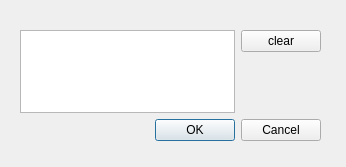
<?xml version="1.0" encoding="UTF-8"?>
<ui version="4.0">
 <class>Dialog</class>
 <widget class="QDialog" name="Dialog">
  <property name="geometry">
   <rect>
    <x>0</x>
    <y>0</y>
    <width>346</width>
    <height>167</height>
   </rect>
  </property>
  <property name="windowTitle">
   <string>Dialog</string>
  </property>
  <property name="windowIcon">
   <iconset resource="../icons.qrc">
    <normaloff>:/database/resources/notas.svg</normaloff>:/database/resources/notas.svg</iconset>
  </property>
  <widget class="QWidget" name="layoutWidget">
   <property name="geometry">
    <rect>
     <x>10</x>
     <y>20</y>
     <width>321</width>
     <height>131</height>
    </rect>
   </property>
   <layout class="QGridLayout" name="grid_layout">
    <property name="margin">
     <number>10</number>
    </property>
    <item row="0" column="1">
     <widget class="QPushButton" name="bt_clear_text">
      <property name="sizePolicy">
       <sizepolicy hsizetype="Fixed" vsizetype="Fixed">
        <horstretch>0</horstretch>
        <verstretch>0</verstretch>
       </sizepolicy>
      </property>
      <property name="text">
       <string>clear</string>
      </property>
      <property name="icon">
       <iconset resource="../icons.qrc">
        <normaloff>:/database/resources/undo.svg</normaloff>:/database/resources/undo.svg</iconset>
      </property>
      <property name="iconSize">
       <size>
        <width>24</width>
        <height>24</height>
       </size>
      </property>
     </widget>
    </item>
    <item row="1" column="1">
     <spacer name="verticalSpacer">
      <property name="orientation">
       <enum>Qt::Vertical</enum>
      </property>
      <property name="sizeHint" stdset="0">
       <size>
        <width>20</width>
        <height>40</height>
       </size>
      </property>
     </spacer>
    </item>
    <item row="2" column="0" colspan="2">
     <widget class="QDialogButtonBox" name="buttonBox">
      <property name="orientation">
       <enum>Qt::Horizontal</enum>
      </property>
      <property name="standardButtons">
       <set>QDialogButtonBox::Cancel|QDialogButtonBox::Ok</set>
      </property>
     </widget>
    </item>
    <item row="0" column="0" rowspan="2">
     <widget class="QPlainTextEdit" name="tx_plain"/>
    </item>
   </layout>
  </widget>
 </widget>
 <resources>
  <include location="../icons.qrc"/>
 </resources>
 <connections>
  <connection>
   <sender>buttonBox</sender>
   <signal>rejected()</signal>
   <receiver>Dialog</receiver>
   <slot>reject()</slot>
   <hints>
    <hint type="sourcelabel">
     <x>316</x>
     <y>260</y>
    </hint>
    <hint type="destinationlabel">
     <x>286</x>
     <y>274</y>
    </hint>
   </hints>
  </connection>
  <connection>
   <sender>buttonBox</sender>
   <signal>accepted()</signal>
   <receiver>Dialog</receiver>
   <slot>accept()</slot>
   <hints>
    <hint type="sourcelabel">
     <x>248</x>
     <y>254</y>
    </hint>
    <hint type="destinationlabel">
     <x>157</x>
     <y>274</y>
    </hint>
   </hints>
  </connection>
 </connections>
</ui>
